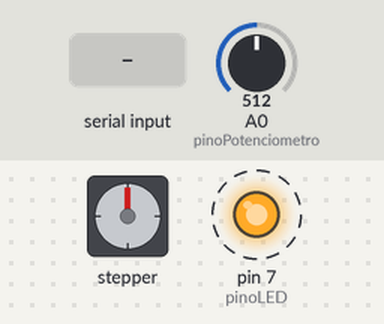
A sketch run on a simulated Arduino Uno, built with avr-gcc and run on an emulated ATmega328P. On the bench: stepper motor, output pins drawn as LEDs (lit = HIGH). Dashed ring = blinking. The inputs (shaded band) are chosen by the test bench; at power-on: A0 (pinoPotenciometro) = 512. Stepper angles assume 2048 steps per turn; what the sketch prints to the serial monitor is not drawn.

Above: at 1.11 s.
1.3 s: A0 (pinoPotenciometro) set to 851
4.3 s: A0 (pinoPotenciometro) set to 868
At 4.73 s:
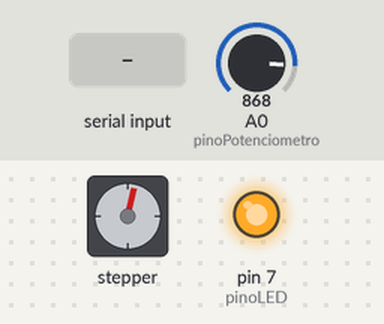
7.3 s: A0 (pinoPotenciometro) set to 716
At 7.61 s:
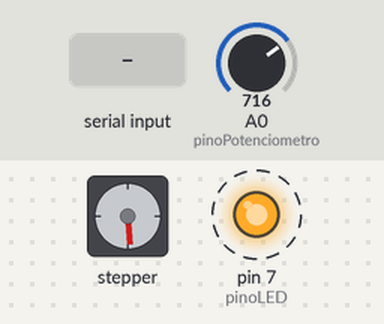
10.3 s: "1" received over the second serial link
At 10.51 s:
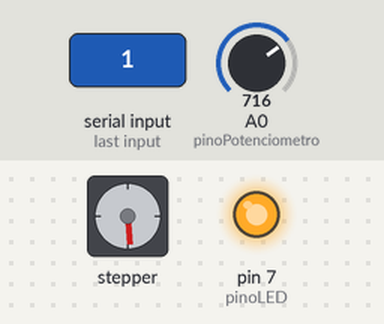
13.3 s: "0" received over the second serial link
At 13.73 s:
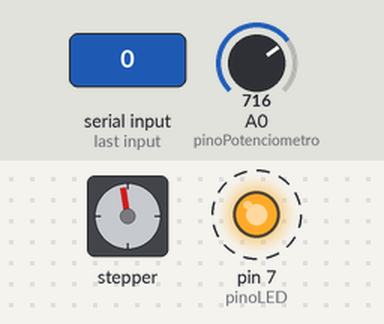
Timing chart, 0 to 17.3 s (numbered marks = the images above; inputs shaded):
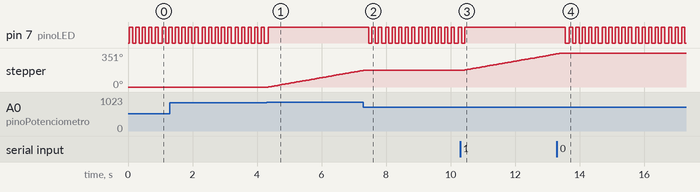

The sketch:

extrusora.ino
```cpp
#include <Stepper.h>
#include <SoftwareSerial.h>

// --- Configuração do Motor de Passo ---
const int passosPorVolta = 2048;
Stepper motorExtrusora(passosPorVolta, 8, 10, 9, 11);

// --- Configuração do Bluetooth ---
SoftwareSerial bluetooth(2, 3);

// --- Pinos de Controle ---
const int pinoPotenciometro = A0;
const int pinoLED = 7;
bool modoManual = false; // Variável nova pra guardar a ordem do botão
// --- Parâmetros do Processo ---
int temperaturaAlvo = 210; // Temperatura simulada para liberar o motor (210°C)
unsigned long tempoUltimoEnvio = 0; // Variável para controlar o envio via Bluetooth

void setup() {
  Serial.begin(9600);       // Monitor Serial (PC)
  bluetooth.begin(9600);    // Comunicação Bluetooth (Celular)

  pinMode(pinoLED, OUTPUT);

  // Velocidade baixa = Torque ALTO para puxar a fita
  motorExtrusora.setSpeed(10);

  bluetooth.println("=== NIOBIO LABS: Sistema Iniciado ===");
  Serial.println("Sistema Iniciado. Aguardando Aquecimento...");
}

void loop() {
  // --- 1. ESCUTANDO O COMANDO DO LINUX ---
  if (bluetooth.available()) {
    char comando = bluetooth.read();
    if (comando == '1') {
      modoManual = true;
    } else if (comando == '0') {
      modoManual = false;
    }
  }

  // --- 2. LEITURA DO SENSOR ---
  int leituraBruta = analogRead(pinoPotenciometro);
  int temperaturaSimulada = map(leituraBruta, 0, 1023, 0, 250);

  if (millis() - tempoUltimoEnvio > 1000) {
    bluetooth.print("Temp: ");
    bluetooth.print(temperaturaSimulada);
    bluetooth.print(" C | Alvo: ");
    bluetooth.println(temperaturaAlvo);
    tempoUltimoEnvio = millis();
  }

  // --- 3. O INTERLOCK ATUALIZADO ---
  if (temperaturaSimulada >= temperaturaAlvo || modoManual) {
    digitalWrite(pinoLED, HIGH);
    motorExtrusora.step(100);
  } else {
    digitalWrite(pinoLED, HIGH);
    delay(100);
    digitalWrite(pinoLED, LOW);
    delay(100);
  }
}
```

Measured:
- the behaviour switches between 859 and 860 on A0 (pinoPotenciometro) (found by bisection; images 0 and 1)
- after the input at 4.3 s, pin 7 (pinoLED): goes on until 4.4 s, then stays HIGH; stepper: keeps turning clockwise at about 58°/s, starting after 0.05 s
- after the input at 7.3 s, pin 7 (pinoLED): alternates HIGH for 0.10 s and LOW for 0.10 s, starting after 0.16 s; stepper: goes on until 7.3 s, then stays 175°
- after the input at 10.3 s, pin 7 (pinoLED): goes on until 10.4 s, then stays HIGH; stepper: keeps turning clockwise at about 59°/s, starting after 0.15 s
- after the input at 13.3 s, pin 7 (pinoLED): alternates HIGH for 0.10 s and LOW for 0.10 s, starting after 0.26 s; stepper: goes on until 13.4 s, then stays 351°
- by itself, pin 7 (pinoLED): alternates HIGH for 0.10 s and LOW for 0.10 s
